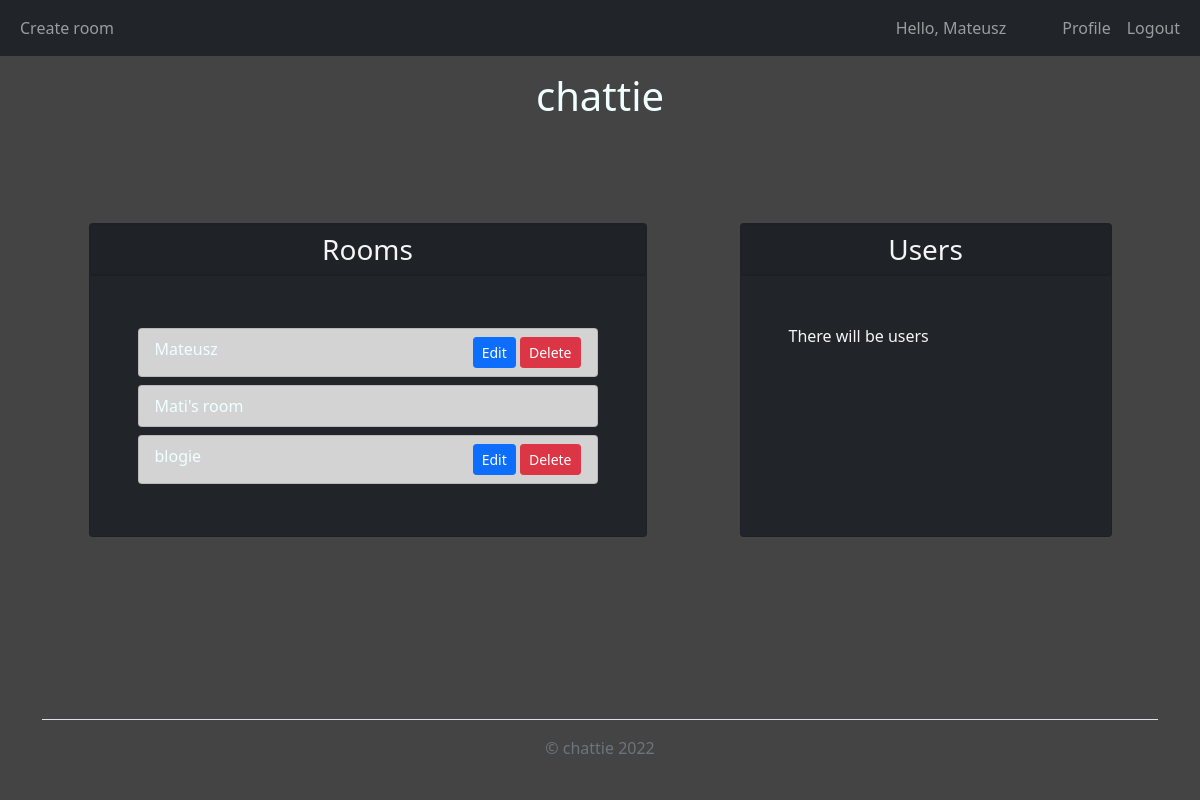
Page / (signed in) on the earlier database version.
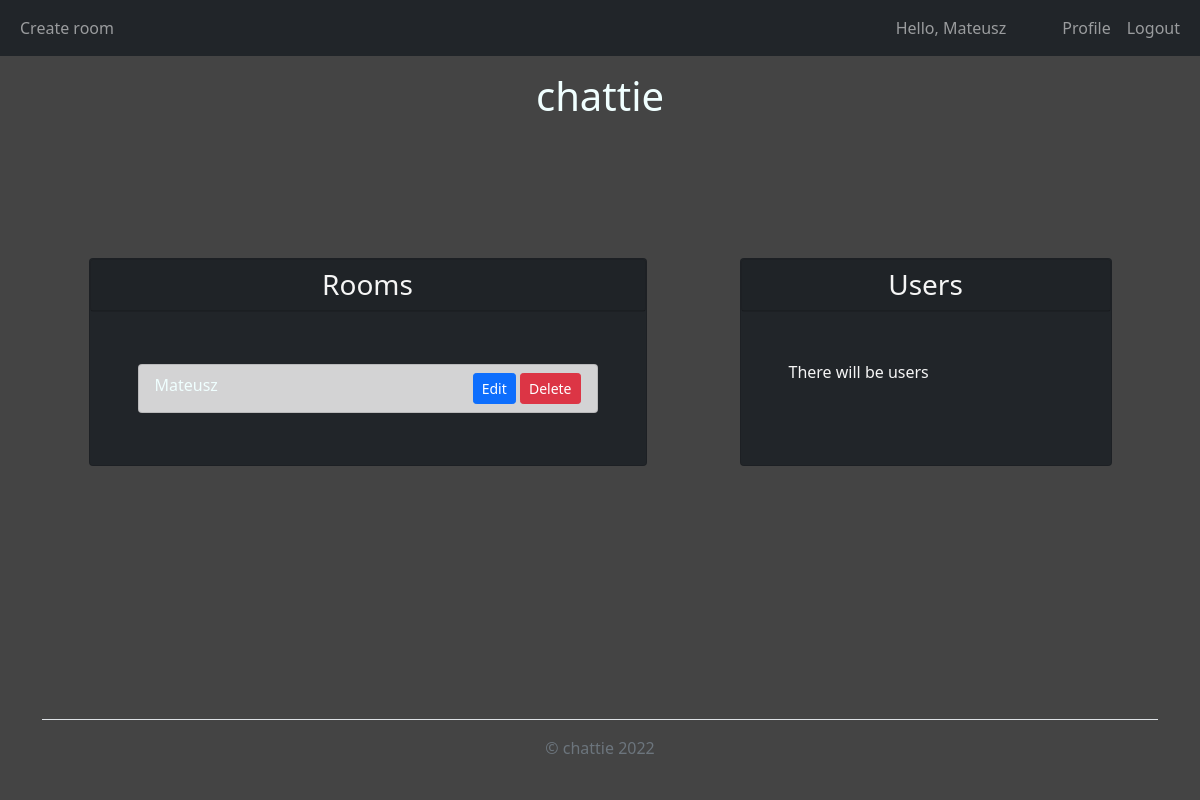
Same page on the later database version.
### chattie/models.py (models this page shows, shortened)
class User(db.Model, UserMixin):
    id = db.Column(db.Integer, primary_key=True)
    username = db.Column(db.String(20), unique=True, nullable=False)
    email = db.Column(db.String(120), unique=True, nullable=False)
    image_file = db.Column(db.String(20), nullable=False, default='default.jpg')
    password = db.Column(db.String(60), nullable=False)
    created = db.Column(db.DateTime, nullable=False, default=datetime.utcnow)
    participates_in = db.Column(db.Integer, db.ForeignKey('room.id'))
    room_id = db.Column(db.Integer, db.ForeignKey('room.id'))
    message_id = db.Column(db.Integer, db.ForeignKey('message.id'))
    rooms = db.relationship('Room', foreign_keys=[room_id])
    messages = db.relationship('Message', foreign_keys=[message_id])

class Room(db.Model):
    id = db.Column(db.Integer, primary_key=True)
    name = db.Column(db.String(20), nullable=False)
    participant_id = db.Column(db.Integer, db.ForeignKey('user.id'))
    message_id = db.Column(db.Integer, db.ForeignKey('message.id'))
    participants = db.relationship('User', foreign_keys=[participant_id])
    messages = db.relationship('Message', foreign_keys=[message_id])
    creator_id = db.Column(db.Integer, db.ForeignKey('user.id'), nullable=False)
    created = db.Column(db.DateTime, nullable=False, default=datetime.utcnow)

### chattie/routes.py (the view)
@app.route("/")
def home():
    if not current_user.is_authenticated:
        return redirect(url_for('login'))
    rooms = Room.query.all()
    return render_template('home.html', title='home', rooms=rooms)

### chattie/models.py (called while the page is built)
@login_manager.user_loader
def load_user(user_id):
    return User.query.get(int(user_id))

### chattie/templates/home.html
{% extends "main.html" %}
{% block content %}
<div class="container d-flex justify-content-around my-auto">
    <div class="card col-md-6 bg-dark">
        <div class="card text-center bg-dark">
            <h3 class=" fw-normal card-text card-header ">Rooms</h3>
        </div>
        <div class="p-5">
        {% for room in rooms %}
        <div class="list-group">
            <div class="list-group-item list-group-item-action list-group-item-dark my-1 d-flex justify-content-between">
                <a href="{{ url_for('room', room_name=room.name) }}" >{{ room.name }}</a>
                {% if room.creator_id == current_user.id %}
                <div>
                    <a class="btn btn-primary btn-sm" href="{{ url_for('update_room', room_name=room.name) }}" role="button">Edit</a>
                    <a class="btn btn-danger btn-sm" href="{{ url_for('delete_room', room_name=room.name) }}" role="button">Delete</a>
                </div>
                {% endif %}
            </div>
        </div>
        {% endfor %}
        </div>
    </div>
    <div class="card col-md-4 bg-dark">
        <div class="card text-center bg-dark">
            <h3 class=" fw-normal card-text card-header">Users</h3>
        </div>
        <div class="p-5">
        There will be users
        </div>
    </div>
</div>
{% endblock %}

### chattie/templates/main.html (shortened to what this page needs)
<!DOCTYPE html>
<html lang="en">
<head>
    <link href="https://cdn.jsdelivr.net/npm/bootstrap@5.1.3/dist/css/bootstrap.min.css" rel="stylesheet">
    <link rel="stylesheet" type="text/css" href="{{ url_for('static', filename='main.css') }}">
</head>
<body class='d-flex flex-column min-vh-100'>
    {% include "layout/navbar.html" %}
    {% include "layout/logo.html" %}
        {% block content %}
        {% endblock %}
    {% include "layout/footer.html" %}
</body>
</html>

### chattie/templates/layout/navbar.html (shortened to what this page needs)
{% if current_user.is_authenticated %}
  <nav class="navbar navbar-expand-lg navbar-dark  bg-dark">
    <div class="container-fluid">
      <div class="collapse navbar-collapse" id="navbarSupportedContent">
      <ul class="navbar-nav me-auto mb-2 mb-lg-0">
        <li class='nav-item'>
          <a class='nav-link' href="{{ url_for('create_room') }}">Create room</a>
        </li>
      </ul>
        <ul class="navbar-nav ms-auto mb-2 mb-lg-0">
          <li>
            <p class="navbar-text me-5 my-auto">Hello, {{current_user.username}}</p>
          </li>
          <li class="nav-item">
            <a class="nav-link" href="#">Profile</a>
          </li>
          <li>
            <a class="nav-link" href="{{ url_for('logout') }}">Logout</a>
          </li>
        </ul>
      </div>
    </div>
  </nav>
{% endif %}

### chattie/templates/layout/logo.html
<div id="logo" class="my-3">
    <h1><a href="/">chattie</a></h1>
</div>

### chattie/templates/layout/footer.html
<div class="container mt-auto">
  <footer class="d-flex flex-wrap py-3 my-4 border-top">
    <div class="col-md-12 d-flex">
      <div class="text-muted ms-auto me-auto">© chattie 2022</div>
    </div>
  </footer>
</div>

### chattie/static/main.css (style rules this page uses)
body { background-color: #444; color: whitesmoke; }
#logo { text-align: center; }
a { color: azure; text-decoration: none; }

Differences in the rows shown:
removed Room: name "Mati's room"
removed Room: name "blogie"
